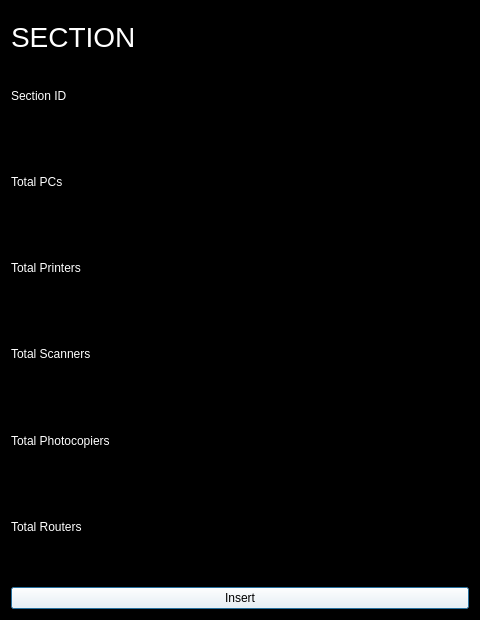
<?xml version="1.0" encoding="UTF-8"?>
<ui version="4.0">
 <class>Dialog</class>
 <widget class="QDialog" name="Dialog">
  <property name="geometry">
   <rect>
    <x>0</x>
    <y>0</y>
    <width>480</width>
    <height>620</height>
   </rect>
  </property>
  <property name="windowTitle">
   <string>Dialog</string>
  </property>
  <property name="styleSheet">
   <string notr="true">background-color: black;
color: white;</string>
  </property>
  <layout class="QVBoxLayout" name="verticalLayout">
   <item>
    <widget class="QLabel" name="label">
     <property name="styleSheet">
      <string notr="true">color : white;
font-size : 28px;</string>
     </property>
     <property name="text">
      <string>SECTION</string>
     </property>
    </widget>
   </item>
   <item>
    <widget class="QLabel" name="macAddress">
     <property name="styleSheet">
      <string notr="true">color:white;</string>
     </property>
     <property name="text">
      <string>Section ID</string>
     </property>
    </widget>
   </item>
   <item>
    <widget class="QLineEdit" name="sectionID_line">
     <property name="styleSheet">
      <string notr="true">color:white;</string>
     </property>
    </widget>
   </item>
   <item>
    <widget class="QLabel" name="label_3">
     <property name="styleSheet">
      <string notr="true">color:white;</string>
     </property>
     <property name="text">
      <string>Total PCs</string>
     </property>
    </widget>
   </item>
   <item>
    <widget class="QLineEdit" name="total_pcs_line"/>
   </item>
   <item>
    <widget class="QLabel" name="label_4">
     <property name="styleSheet">
      <string notr="true">color:white;</string>
     </property>
     <property name="text">
      <string>Total Printers</string>
     </property>
    </widget>
   </item>
   <item>
    <widget class="QLineEdit" name="total_printers_line"/>
   </item>
   <item>
    <widget class="QLabel" name="label_5">
     <property name="styleSheet">
      <string notr="true">color:white;</string>
     </property>
     <property name="text">
      <string>Total Scanners</string>
     </property>
    </widget>
   </item>
   <item>
    <widget class="QLineEdit" name="total_scanners_line"/>
   </item>
   <item>
    <widget class="QLabel" name="label_6">
     <property name="styleSheet">
      <string notr="true">color:white;</string>
     </property>
     <property name="text">
      <string>Total Photocopiers</string>
     </property>
    </widget>
   </item>
   <item>
    <widget class="QLineEdit" name="total_photocopiers_line"/>
   </item>
   <item>
    <widget class="QLabel" name="label_7">
     <property name="styleSheet">
      <string notr="true">color:white;</string>
     </property>
     <property name="text">
      <string>Total Routers</string>
     </property>
    </widget>
   </item>
   <item>
    <widget class="QLineEdit" name="total_routers_line"/>
   </item>
   <item>
    <widget class="QPushButton" name="insert_btn">
     <property name="styleSheet">
      <string notr="true">background-color: white;
color : black;
</string>
     </property>
     <property name="text">
      <string>Insert</string>
     </property>
    </widget>
   </item>
  </layout>
 </widget>
 <resources/>
 <connections/>
</ui>
